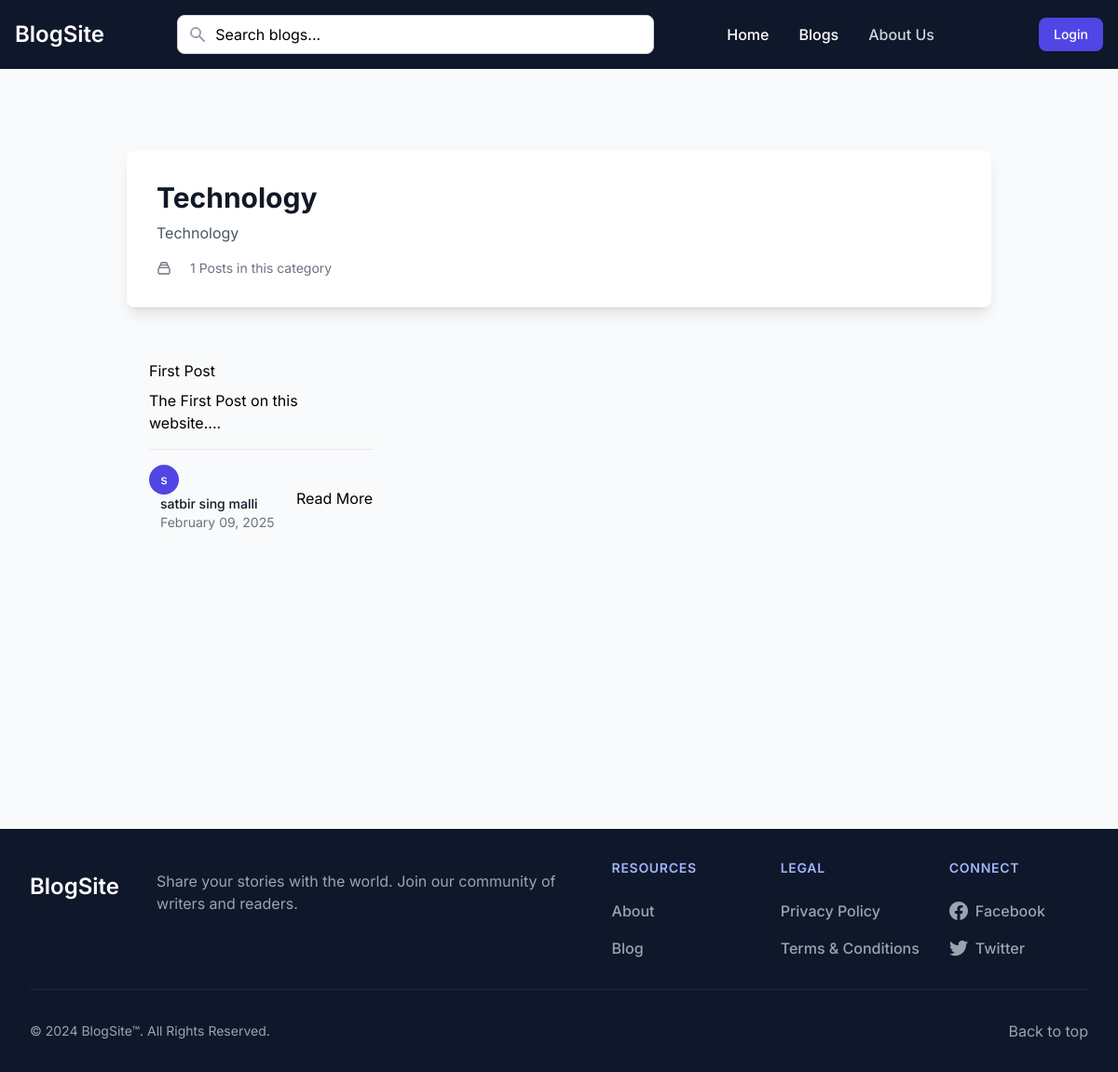
Page /category/1 on the earlier database version.
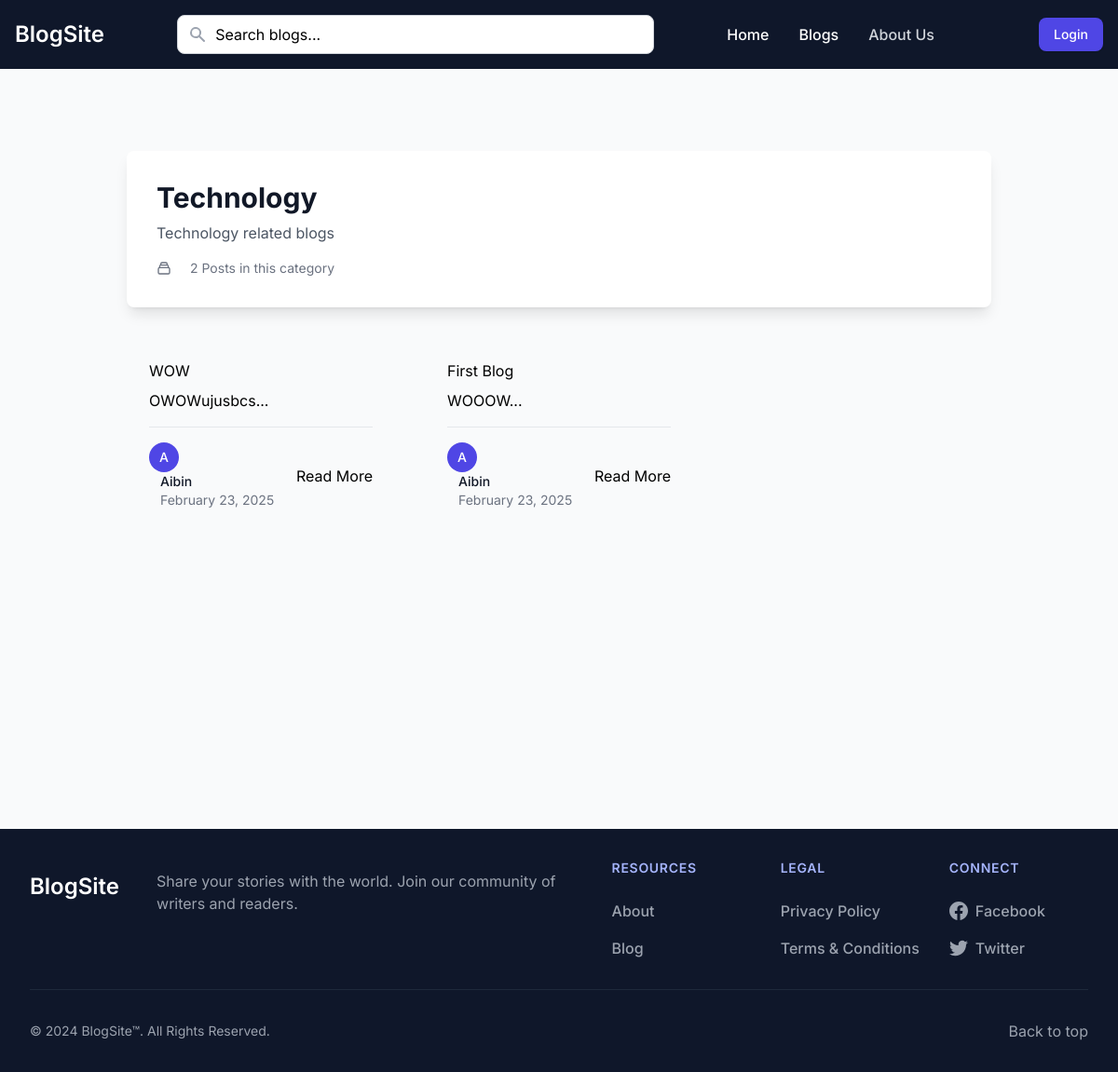
Same page on the later database version.
### app.py (models this page shows, shortened)
class Category(db.Model):
    id = db.Column(db.Integer, primary_key=True)
    name = db.Column(db.String(50), unique=True, nullable=False)
    description = db.Column(db.Text)
    created_at = db.Column(db.DateTime, default=datetime.utcnow)
    updated_at = db.Column(db.DateTime, default=datetime.utcnow, onupdate=datetime.utcnow)
    blogs = db.relationship('Blog', backref='category', lazy=True)

class Blog(db.Model):
    id = db.Column(db.Integer, primary_key=True)
    title = db.Column(db.String(200), nullable=False)
    content = db.Column(db.Text, nullable=False)
    author_id = db.Column(db.Integer, db.ForeignKey('user.id'), nullable=False)
    category_id = db.Column(db.Integer, db.ForeignKey('category.id'), nullable=False)
    status = db.Column(db.String(20), default='draft')
    moderation_status = db.Column(db.String(20), default='pending')
    moderation_comment = db.Column(db.Text)
    moderated_by = db.Column(db.Integer, db.ForeignKey('user.id'))
    moderated_at = db.Column(db.DateTime)
    created_at = db.Column(db.DateTime, default=datetime.utcnow)
    updated_at = db.Column(db.DateTime, default=datetime.utcnow, onupdate=datetime.utcnow)
    comments = db.relationship('Comment', backref='blog', lazy=True)
    likes = db.relationship('Like', backref='blog', lazy=True)
    author = db.relationship('User', foreign_keys=[author_id], backref='blogs')
    moderator = db.relationship('User', foreign_keys=[moderated_by], backref='moderated_blogs')

class User(UserMixin, db.Model):
    id = db.Column(db.Integer, primary_key=True)
    name = db.Column(db.String(100), nullable=False)
    email = db.Column(db.String(120), unique=True, nullable=False)
    password = db.Column(db.String(200), nullable=False)
    is_admin = db.Column(db.Boolean, default=False)
    created_at = db.Column(db.DateTime, nullable=False, default=datetime.utcnow)
    updated_at = db.Column(db.DateTime, default=datetime.utcnow, onupdate=datetime.utcnow)

### app.py (the view)
@app.route('/category/<int:category_id>')
def category_view(category_id):
    page = request.args.get('page', 1, type=int)
    category = Category.query.get_or_404(category_id)
    query = Blog.query.filter_by(category_id=category_id, status='published')\
        .order_by(Blog.created_at.desc())
    total_posts = query.count()
    total_pages = ceil(total_posts / app.config['POSTS_PER_PAGE'])
    blogs = query.offset((page - 1) * app.config['POSTS_PER_PAGE'])\
        .limit(app.config['POSTS_PER_PAGE']).all()
    return render_template('category.html',
                         category=category,
                         blogs=blogs,
                         current_page=page,
                         total_pages=total_pages,
                         user=current_user)

### app.py (called while the page is built)
@app.context_processor
def utility_processor():
    return {
        'POSTS_PER_PAGE': app.config['POSTS_PER_PAGE'],
        'min': min  # Make min() function available in templates
    }

### templates/category.html (shortened to what this page needs)
{% extends "base.html" %}
{% block content %}
<div class="max-w-7xl mx-auto px-4 sm:px-6 lg:px-8 my-10">
    <div class="bg-white rounded-lg shadow-lg p-8 mb-8 animate-fade-in">
        <h1 class="text-3xl font-bold text-gray-900">{{ category.name }}</h1>
        {% if category.description %}
        <p class="mt-2 text-gray-600">{{ category.description }}</p>
        {% endif %}
        <div class="mt-4 flex items-center text-sm text-gray-500 space-x-4">
            <svg class="w-4 h-4 mr-1" fill="none" stroke="currentColor" viewBox="0 0 24 24">
                <path stroke-linecap="round" stroke-linejoin="round" stroke-width="2" d="M19 11H5m14 0a2 2 0 012 2v6a2 2 0 01-2 2H5a2 2 0 01-2-2v-6a2 2 0 012-2m14 0V9a2 2 0 00-2-2M5 11V9a2 2 0 012-2m0 0V5a2 2 0 012-2h6a2 2 0 012 2v2M7 7h10"></path>
            </svg>
            <span>{{ blogs|length }} Posts in this category</span>
        </div>
    </div>
    <div class="grid grid-cols-1 md:grid-cols-2 lg:grid-cols-3 gap-8">
        {% for blog in blogs %}
        <div class="blog-card animate-fade-in" style="animation-delay: {{ loop.index0 * 0.1 }}s">
            <div class="p-6">
                <a href="{{ url_for('view_blog', blog_id=blog.id) }}" class="group block">
                    <h3 class="blog-card-title mb-2">{{ blog.title }}</h3>
                    <p class="blog-card-content mb-4">{{ blog.content[:150]|striptags }}...</p>
                </a>
                <div class="mt-4 flex items-center justify-between border-t pt-4">
                    <div class="blog-card-author">
                        <div class="flex-shrink-0">
                            <div class="h-8 w-8 rounded-full bg-indigo-600 flex items-center justify-center">
                                <span class="text-white font-medium text-sm">{{ blog.author.name[:1] }}</span>
                            </div>
                        </div>
                        <div class="ml-3">
                            <p class="text-sm font-medium text-gray-900">{{ blog.author.name }}</p>
                            <p class="text-sm text-gray-500">{{ blog.created_at.strftime('%B %d, %Y') }}</p>
                        </div>
                    </div>
                    <a href="{{ url_for('view_blog', blog_id=blog.id) }}" class="btn btn-primary">
                        Read More
                    </a>
                </div>
            </div>
        </div>
        {% endfor %}
    </div>
</div>
{% endblock %}

Differences in the rows shown:
changed Category "Technology": description "Technology" → "Technology related blogs"
added Blog: title "WOW", content "OWOWujusbcs", author "A", author.name "Aibin", created_at "February 23, 2025"
changed Blog: title "First Post" → "First Blog"; content "The First Post on this website." → "WOOOW"; author "s" → "A"; author.name "satbir sing malli" → "Aibin"; created_at "February 09, 2025" → "February 23, 2025"
Other differences:
{{ blogs|length }}: "1" → "2"
